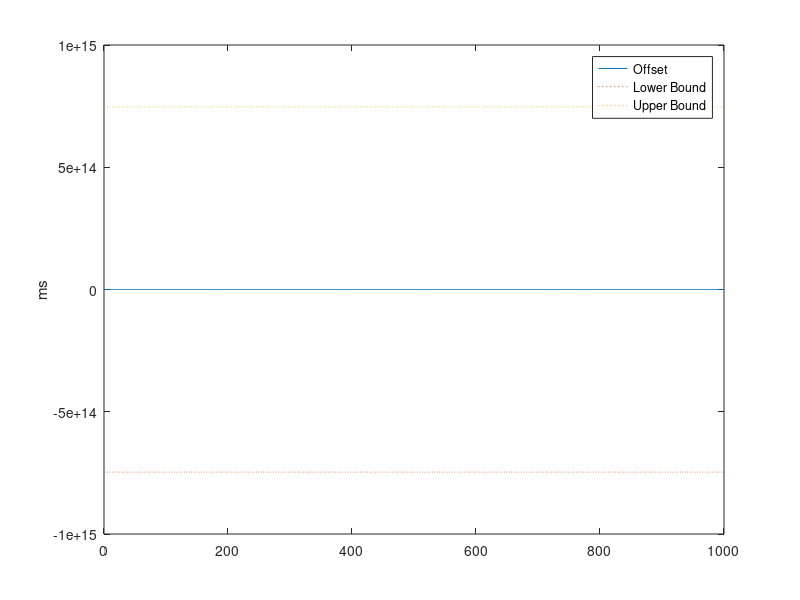

MATLAB code to generate this figure:
% CSE 237B, Lab 1, Part 1
% August Nanz

% Import data
data = csvread('result.csv');
rtt = data(:,1)./1e3;
offset = data(:,2)./1e3;

% Plot RTT, offset, and bound on error
figure;
plot(offset);
hold on
plot(offset - rtt./2,':');
plot(offset + rtt./2,':');
legend('Offset','Lower Bound','Upper Bound');
ylabel('ms');